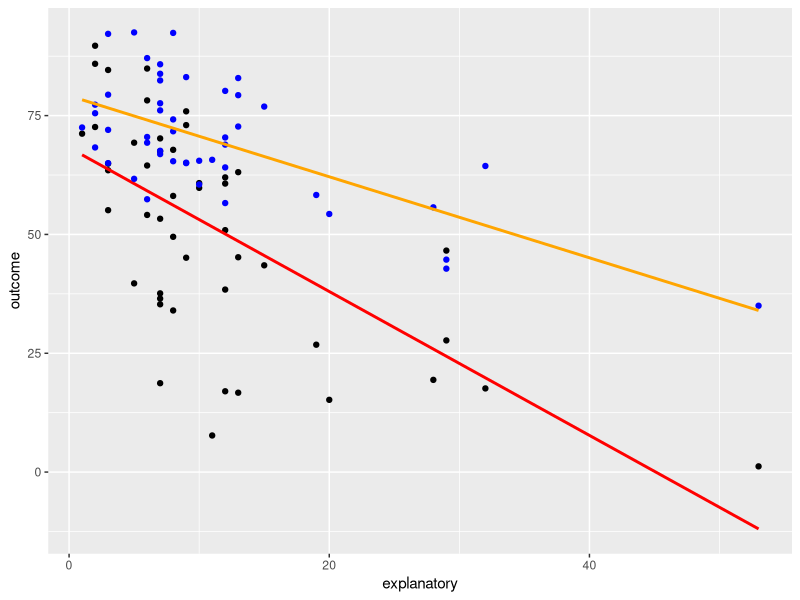

Recreate this plot in R.
## ---- chunk 1
knitr::opts_chunk$set(echo = TRUE)
## ---- chunk 2
library(dplyr)
data()
?swiss
swiss

lm(Fertility~Education, data=swiss) #for every percetage increase in education, fertility goes down .8624%
lm(Agriculture~Education, data=swiss) #for every percentage increase in education, percetnage of the male poulation that works in agriculture declines 1.511%

#showing negative relationships between education, fertility, and agriculture
library(ggplot2)
library(robustbase)
ggplot(data=swiss)+
  geom_point(aes(Education, Agriculture))+
  geom_smooth(aes(Education, Agriculture), method=lmrob, colour="red", se=FALSE)+
  geom_point(aes(Education, Fertility), colour="blue")+
  geom_smooth(aes(Education, Fertility), method=lmrob, colour="orange", se=FALSE)+
  labs(x="explanatory", y="outcome")
